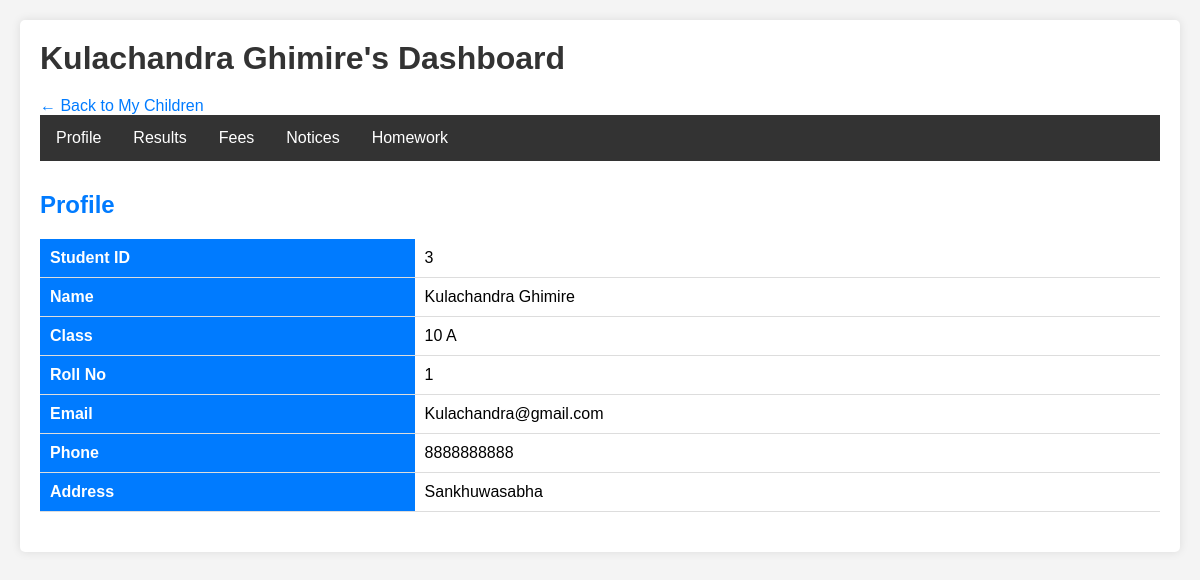
/parent/view_child.php?student_id=4 (signed in), run on the app's committed database.
### tables this page shows
CREATE TABLE `students` (
  `id` int(11) NOT NULL,
  `student_id` varchar(20) NOT NULL,
  `name` varchar(100) NOT NULL,
  `email` varchar(100) DEFAULT NULL,
  `phone` varchar(15) DEFAULT NULL,
  `class` varchar(10) NOT NULL,
  `section` varchar(5) DEFAULT NULL,
  `roll_no` int(11) DEFAULT NULL,
  `address` text DEFAULT NULL,
  `password` varchar(255) NOT NULL,
  `created_at` timestamp NOT NULL DEFAULT current_timestamp()
);

### parent/view_child.php (the view, shortened to what this page needs)
<?php
include '../config.php';
$student_id = isset($_GET['student_id']) ? intval($_GET['student_id']) : 0;
$student_sql = "SELECT * FROM students WHERE id = $student_id";
$student_res = mysqli_query($conn, $student_sql);
$student = mysqli_fetch_assoc($student_res);
?>
<!DOCTYPE html>
<html>
<head>
    <link rel="stylesheet" href="../css/style.css">
</head>
<body>
    <div class="container">
        <h1><?php echo $student['name']; ?>'s Dashboard</h1>
        <p><a href="dashboard.php">← Back to My Children</a></p>
        <div class="navbar" style="margin-bottom:20px;">
            <a href="view_child.php?student_id=<?php echo $student_id; ?>">Profile</a>
            <a href="child_results.php?student_id=<?php echo $student_id; ?>">Results</a>
            <a href="child_fees.php?student_id=<?php echo $student_id; ?>">Fees</a>
            <a href="child_notices.php?student_id=<?php echo $student_id; ?>">Notices</a>
            <a href="child_homework.php?student_id=<?php echo $student_id; ?>">Homework</a>
        </div>
        <h2>Profile</h2>
        <table>
            <tr><th>Student ID</th><td><?php echo $student['student_id']; ?></td></tr>
            <tr><th>Name</th><td><?php echo $student['name']; ?></td></tr>
            <tr><th>Class</th><td><?php echo $student['class'] . ' ' . $student['section']; ?></td></tr>
            <tr><th>Roll No</th><td><?php echo $student['roll_no']; ?></td></tr>
            <tr><th>Email</th><td><?php echo $student['email']; ?></td></tr>
            <tr><th>Phone</th><td><?php echo $student['phone']; ?></td></tr>
            <tr><th>Address</th><td><?php echo $student['address']; ?></td></tr>
        </table>
    </div>
</body>
</html>

### css/style.css (style rules this page uses)
* { margin: 0; padding: 0; box-sizing: border-box; }
body { font-family: Arial, sans-serif; background: #f4f4f4; padding: 20px; }
.container { max-width: 1200px; margin: 0 auto; background: white; padding: 20px; border-radius: 5px; box-shadow: 0 0 10px rgba(0,0,0,0.1); }
h1, h2, h3 { color: #333; margin-bottom: 20px; }
table { width: 100%; border-collapse: collapse; margin: 20px 0; }
th, td { padding: 10px; text-align: left; border-bottom: 1px solid #ddd; }
th { background: #007bff; color: white; }
a { color: #007bff; text-decoration: none; }
.navbar { background: #333; overflow: hidden; margin-bottom: 20px; }
.navbar a { float: left; display: block; color: white; text-align: center; padding: 14px 16px; text-decoration: none; }
h2 { color: #007bff; margin-top: 30px; }

### data on the page
students: name "Kulachandra Ghimire", student "3", class "10", section "A", roll_no "1", email "Kulachandra@gmail.com", phone "8888888888", address "Sankhuwasabha"
